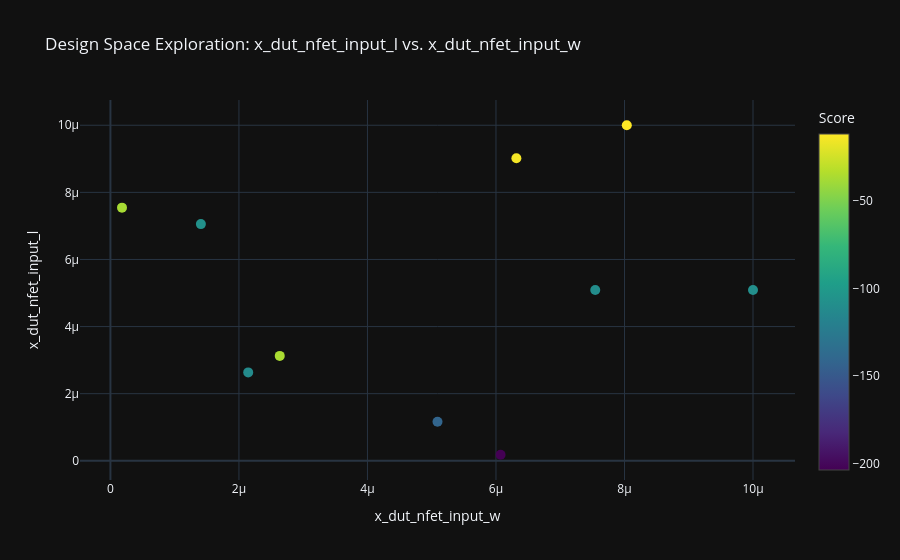

Notebook cell for this chart:
### Code cell
optimizer.plot_design_space_exploration(param_x="x_dut_nfet_input_w", param_y="x_dut_nfet_input_l", show=True)

### Figure 1 — Plotly figure (JSON) as saved in the notebook; plotly's stock layout.template omitted (floating-point values rounded to 4 significant figures)
{"data": [{"marker": {"color": [-142.0, -36.19, -109.7, -106.7, -14.34, -203.6, -111.2, -108.0, -37.18, -11.59], "colorbar": {"title": {"text": "Score"}}, "colorscale": [[0, "#440154"], [0.1111, "#482878"], [0.2222, "#3e4989"], [0.3333, "#31688e"], [0.4444, "#26828e"], [0.5556, "#1f9e89"], [0.6667, "#35b779"], [0.7778, "#6ece58"], [0.8889, "#b5de2b"], [1, "#fde725"]], "showscale": true, "size": 10}, "mode": "markers", "name": "Design Space Exploration", "type": "scatter", "x": [5.09e-06, 2.635e-06, 7.545e-06, 1.407e-06, 6.318e-06, 6.072e-06, 2.144e-06, 1e-05, 1.8e-07, 8.036e-06], "y": [1.162e-06, 3.126e-06, 5.09e-06, 7.054e-06, 9.018e-06, 1.8e-07, 2.635e-06, 5.09e-06, 7.545e-06, 1e-05]}], "layout": {"showlegend": false, "title": {"text": "Design Space Exploration: x_dut_nfet_input_l vs. x_dut_nfet_input_w"}, "xaxis": {"title": {"text": "x_dut_nfet_input_w"}}, "yaxis": {"title": {"text": "x_dut_nfet_input_l"}}}}
